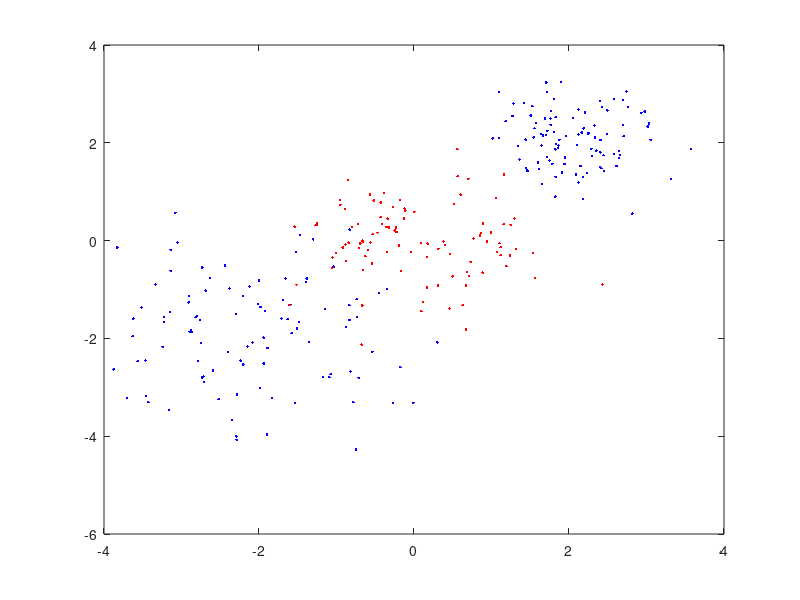

Write the MATLAB code that produced this figure. (Note: this script raises an error after producing the figure.)
% Deomstrate decision tree classification
dim=2;
X1=[randn(100,dim)*0.5+2*ones(100,dim);randn(100,dim)-2*ones(100,dim)];
y1=zeros(200,1);
X2=randn(100,dim)*0.75;
y2=ones(100,1);

% Training data
X=[X1;X2];  % Predictor
y=[y1;y2];  % Response (label)

% Test data
Xtest=randn(10,dim);

% Plot original data using dots with different colors
dim_x=1;
dim_y=2;
plot(X(y==0,dim_x),X(y==0,dim_y),'b.')
hold on
plot(X(y==1,dim_x),X(y==1,dim_y),'r.')

% Fit the model and predict
model=DecisionTreeFit(X,y);
% Predict the label of test data using the fit model
yhat=DecisionTreePredict(Xtest,model);

% Plot the estimated class using circles with different colors
plot(Xtest(yhat==0,dim_x),Xtest(yhat==0,dim_y),'bo')
plot(Xtest(yhat==1,dim_x),Xtest(yhat==1,dim_y),'ro')
xlabel('x')
ylabel('y')
